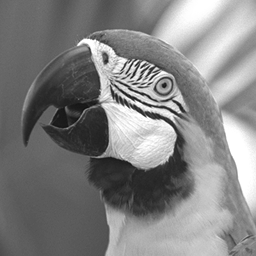
#> input picture Set11/Parrots.tif, 256 x 256 px, found by its file name
$ python JPEG.py
#> lines starting #> are read from the running program, lines starting #| are printed output that depends on the picture
import numpy as np
import matplotlib.pyplot as plt
from PIL import Image
import io
import os


def load_custom_256x256_image(img_path, is_gray=True):

#> called with is_gray = False
    try:
        img = Image.open(img_path)
#> img is the input picture: PIL image 256x256 P; min 15, max 255, mean 130.5
        if img.size != (256, 256):
            raise ValueError(f"{img.size[0]}×{img.size[1]}")
        if is_gray:
            img = img.convert('L')
        else:
            img = img.convert('RGB')

        img_array = np.array(img, dtype=np.uint8)
        return img_array

    except FileNotFoundError:
        raise FileNotFoundError(f"{img_path}")
    except Exception as e:
        raise Exception(f"{str(e)}")


def generate_jpeg_blocky_image(original_img, qf):

#> called with qf = 5
    pil_img = Image.fromarray(original_img)
    buffer = io.BytesIO()
    pil_img.save(buffer, format='JPEG', quality=qf)
    buffer.seek(0)
    jpeg_img = Image.open(buffer)
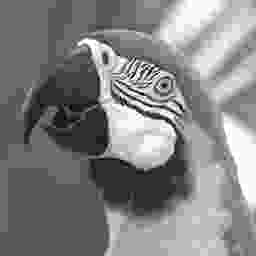
#> jpeg_img: PIL image 256x256 RGB; min 0, max 255, mean 130.5
    blocky_img = np.array(jpeg_img)
    return blocky_img


def visualize_blocky_images(original_img, qf_list, blocky_imgs):
    plt.figure(figsize=(15, 8))
    plt.subplot(2, len(qf_list) // 2 + 1, 1)
    cmap = 'gray' if len(original_img.shape) == 2 else None
    plt.imshow(original_img, cmap=cmap, vmin=0, vmax=255)
    plt.title('Original Image (256×256)')
    plt.axis('off')
    for i, (qf, img) in enumerate(zip(qf_list, blocky_imgs)):
        plt.subplot(2, len(qf_list) // 2 + 1, i + 2)
        plt.imshow(img, cmap=cmap, vmin=0, vmax=255)
        plt.title(f'QF = {qf}')
        plt.axis('off')
    plt.tight_layout()
    plt.show()


def save_blocky_images(blocky_imgs, qf_list, save_dir='./jpeg_blocky_images/'):

    os.makedirs(save_dir, exist_ok=True)
    for qf, img in zip(qf_list, blocky_imgs):
        save_path = os.path.join(save_dir, f'blocky_img_qf_{qf}.png')
        Image.fromarray(img).save(save_path)
        print(f'{save_path}')


if __name__ == '__main__':
    CUSTOM_IMG_PATH = "D:/BaiduNetdiskDownload/erwei/dataset/Set11/Parrots.tif"#D:/BaiduNetdiskDownload/erwei/dataset/Set11/barbara.tif
    IS_GRAY = False
    QF_LIST = [5,10,15,20,25,30,35,40,45,50]

    original_img = load_custom_256x256_image(CUSTOM_IMG_PATH, is_gray=IS_GRAY)

    blocky_imgs = []
    for qf in QF_LIST:
        blocky_img = generate_jpeg_blocky_image(original_img, qf)
        blocky_imgs.append(blocky_img)

    from skimage.metrics import peak_signal_noise_ratio, structural_similarity

    for qf, img in zip(QF_LIST, blocky_imgs):
        psnr = peak_signal_noise_ratio(original_img, img, data_range=255)
        if IS_GRAY:
            ssim = structural_similarity(original_img, img, data_range=255)
        else:
            ssim = structural_similarity(original_img, img, data_range=255, channel_axis=-1)
        print(f"QF={qf} | PSNR={psnr:.2f}dB | SSIM={ssim:.4f}")
#> this loop made 10 passes
#> (qf, psnr, ssim) on passes 1 to 10: (5, 26.2, 0.757), (10, 28.96, 0.84), (15, 30.49, 0.878), (20, 31.57, 0.9), (25, 32.37, 0.913), (30, 32.99, 0.923), (35, 33.55, 0.93), (40, 33.98, 0.934), (45, 34.39, 0.94), (50, 34.77, 0.943)
#| QF=5 | PSNR=26.20dB | SSIM=0.7566
#| QF=10 | PSNR=28.96dB | SSIM=0.8404
#| QF=15 | PSNR=30.49dB | SSIM=0.8781
#| QF=20 | PSNR=31.57dB | SSIM=0.9003
#| QF=25 | PSNR=32.37dB | SSIM=0.9135
#| QF=30 | PSNR=32.99dB | SSIM=0.9228
#| QF=35 | PSNR=33.55dB | SSIM=0.9299
#| QF=40 | PSNR=33.98dB | SSIM=0.9345
#> (further printed lines are left out)

    visualize_blocky_images(original_img, QF_LIST, blocky_imgs)
#> the loop in visualize_blocky_images, `for i, (qf, img) in enumerate(zip(qf_list, blocky_imgs)):` made 10 passes
#> qf on passes 1 to 10: 5, 10, 15, 20, 25, 30, 35, 40, 45, 50
#> in visualize_blocky_images, `plt.show()`:
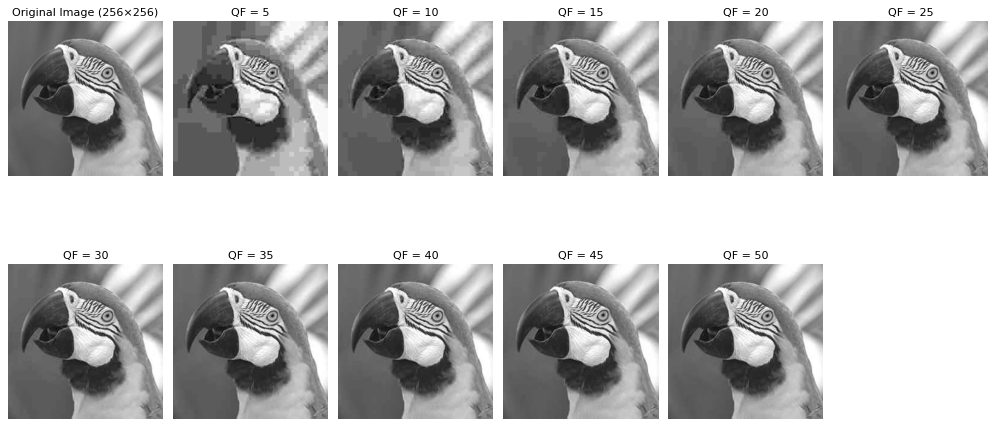
#> figure drawn by matplotlib, 11 panels

    save_blocky_images(blocky_imgs, QF_LIST)
#> the loop in save_blocky_images, `for qf, img in zip(qf_list, blocky_imgs):` made 10 passes
#| ./jpeg_blocky_images/blocky_img_qf_5.png
#| ./jpeg_blocky_images/blocky_img_qf_10.png
#| ./jpeg_blocky_images/blocky_img_qf_15.png
#| ./jpeg_blocky_images/blocky_img_qf_20.png
#| ./jpeg_blocky_images/blocky_img_qf_25.png
#| ./jpeg_blocky_images/blocky_img_qf_30.png
#| ./jpeg_blocky_images/blocky_img_qf_35.png
#| ./jpeg_blocky_images/blocky_img_qf_40.png
#> (further printed lines are left out)
